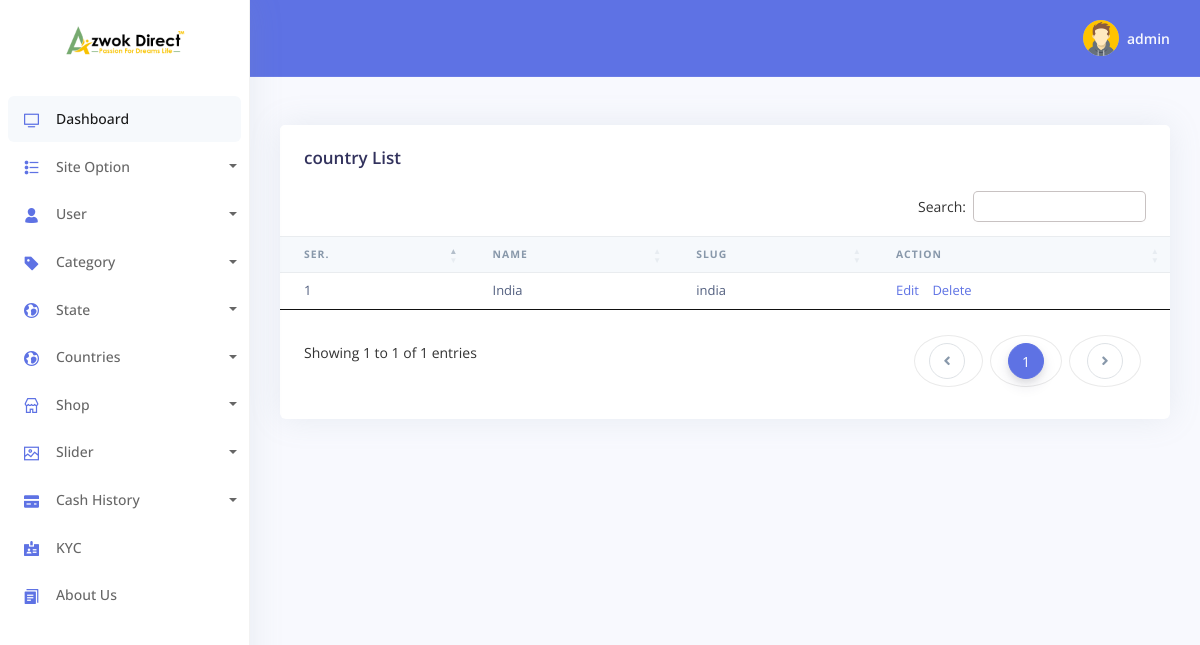
The page /admin/Country-List.php (signed in) on the database its author committed.
### tables this page shows
CREATE TABLE `tbl_logo` (
  `id` int NOT NULL,
  `logo` varchar(240) NOT NULL,
  `front` varchar(240) NOT NULL
);

CREATE TABLE `tbl_country` (
  `id` int NOT NULL,
  `countryName` varchar(240) NOT NULL,
  `countrySlug` varchar(240) NOT NULL
);

### config/Functions.php (called while the page is built, shortened)
<?php
     class Functions{
          public $host=	DB_HOST;
		public $user=	DB_USER;
		public $pass=	DB_PASS;
          public $name= 	DB_NAME;
          public $link;
          public function dbConnect(){
               $this->link= new mysqli($this->host,$this->user,$this->pass,$this->name);
          }
          public function select($query){
               $exicute=$this->link->query($query) or die(mysqli_error($this->link));
               if($exicute->num_rows>0){
                    return $exicute;
               }else{
                    return false;
               }
          }
     }

### Classes/admin/Siteinfo.php (called while the page is built, shortened)
<?php
     class Siteinfo{
             private $db;
             public function __construct(){
                  $this->db=new Functions();
             }
          public function getLogo(){
               $query="SELECT * from tbl_logo";
               $exicute=$this->db->select($query);
               if($exicute){
                    return $exicute;
                }else{
                     return false;
                }
          }
     }

### Classes/admin/State.php (called while the page is built, shortened)
<?php
     class State{
             private $db;
             public function __construct(){
                  $this->db=new Functions();
             }
          public function getAllcountry(){
               $query="SELECT * FROM tbl_country";
               $exicute=$this->db->select($query);
               if($exicute){
                    return $exicute;
               }else{
                    return false;
               }
          }
     }

### admin/Country-List.php (the view, shortened to what this page needs)
<?php include('template/load-header.php')?>
<?php include('template/sidebar.php')?>
<?php include('template/header.php')?>
    <div class="container-fluid mt--6">
      <div class="row">
        <div class="col">
          <div class="card">
            <div class="card-header border-0">
              <h3 class="mb-0">country List</h3>
            </div>
            <div class="table-responsive">
              <table id="example" class="table align-items-center table-flush">
                <thead class="thead-light">
                  <tr>
                    <th scope="col" class="sort" data-sort="name" >Ser.</th>
                    <th scope="col" class="sort" data-sort="name"  >Name</th>
                    <th scope="col" class="sort" data-sort="budget" >Slug</th>
                    <th scope="col" class="sort" data-sort="completion">Action</th>
                  </tr>
                </thead>
                <tbody class="list">
                <?php
                  $result=$state->getAllcountry();
                  if($result){
                    $i='';
                    while($value=$result->fetch_assoc()){
                      $i++;
                ?>
                 <tr>
                   <td><?php echo $i?></td>
                   <td><?php echo $value['countryName']?></td>
                   <td><?php echo $value['countrySlug']?></td>
                   <td>
                     <a style="margin-right:10px" href="Add-Country.php?id=<?php echo $value['id']?> & name=<?php echo $value['countryName']?>">Edit</a>
                     <a onclick="return confirm('Are you sure you want to delete?');" href="?did=<?php echo $value['id']?>">Delete</a>
                   </td>
                 </tr>
                <?php }}?>
                </tbody>
              </table>
            </div>
          </div>
        </div>
      </div>
  <?php include('template/footer.php')?>

### admin/template/sidebar.php (shortened to what this page needs)
<body>
  <nav class="sidenav navbar navbar-vertical  fixed-left  navbar-expand-xs navbar-light bg-white" id="sidenav-main">
    <div class="scrollbar-inner">
      <div class="sidenav-header  align-items-center">
        <a class="navbar-brand" href="../index.php">
          <?php
            $result=$site->getLogo();
            if($result){
              while($value=$result->fetch_assoc()){
          ?>
          <img src="<?php echo $value['logo'];?>" class="navbar-brand-img" alt="...">
          <?php }}?>
        </a>
      </div>
      <div class="navbar-inner">
        <div class="collapse navbar-collapse" id="sidenav-collapse-main">
          <ul class="navbar-nav">
            <li class="nav-item">
              <a class="nav-link active" href="dashboard.php">
                <i class="ni ni-tv-2 text-primary"></i>
                <span class="nav-link-text">Dashboard</span>
              </a>
            </li>
            <li class="nav-item">
              <a href="#" class="dropdown-toggle nav-link" id="ddlmenuItem" data-toggle="dropdown"><i class="ni ni-bullet-list-67 text-primary"></i>Site Option</a>
            </li>
            <li class="nav-item">
            <a href="#" class="dropdown-toggle nav-link" id="ddlmenuItem" data-toggle="dropdown"><i class="ni ni-single-02 text-primary"></i>User</a>
          </li>
            <li class="nav-item">
                <a href="#" class="dropdown-toggle nav-link" id="ddlmenuItem" data-toggle="dropdown"><i class="ni ni-tag text-primary"></i>Category</a>
            </li>
            <li class="nav-item">
            <a href="#" class="dropdown-toggle nav-link" id="ddlmenuItem" data-toggle="dropdown"><i class="ni ni-world text-primary"></i>State</a>
          </li>
          <li class="nav-item">
            <a href="#" class="dropdown-toggle nav-link" id="ddlmenuItem" data-toggle="dropdown"><i class="ni ni-world text-primary"></i>Countries</a>
          </li>
            <li class="nav-item">
              <a href="#" class="dropdown-toggle nav-link" id="ddlmenuItem" data-toggle="dropdown"><i class="ni ni-shop text-primary"></i>Shop</a>
            </li>
            <li class="nav-item">
              <a href="#" class="dropdown-toggle nav-link" id="ddlmenuItem" data-toggle="dropdown"><i class="ni ni-image text-primary"></i>Slider</a>
            </li>
            <li class="nav-item">
              <a href="#" class="dropdown-toggle nav-link" id="ddlmenuItem" data-toggle="dropdown"><i class="ni ni-credit-card text-primary"></i>Cash History</a>
            </li>
            <li class="nav-item">
              <a class="nav-link" href="kyc.php">
                <i class="ni ni-badge text-primary"></i>
                <span class="nav-link-collection">KYC</span>
              </a>
            </li>
            <li class="nav-item">
              <a class="nav-link" href="About.php">
                <i class="ni ni-single-copy-04 text-primary"></i>
                <span class="nav-link-collection">About Us</span>
              </a>
            </li>
          </ul>
        </div>
      </div>
    </div>
  </nav>

### assets/css/style.css (style rules this page uses)
body { background: #f7f7f7; }
* { padding: 0; margin:0; }
ul li { position: relative; }

### rows shown on the page
tbl_logo: logo (picture)
tbl_country: countryName "India", countrySlug "india"

### other values the page prints
Session::get('admin') "admin"
